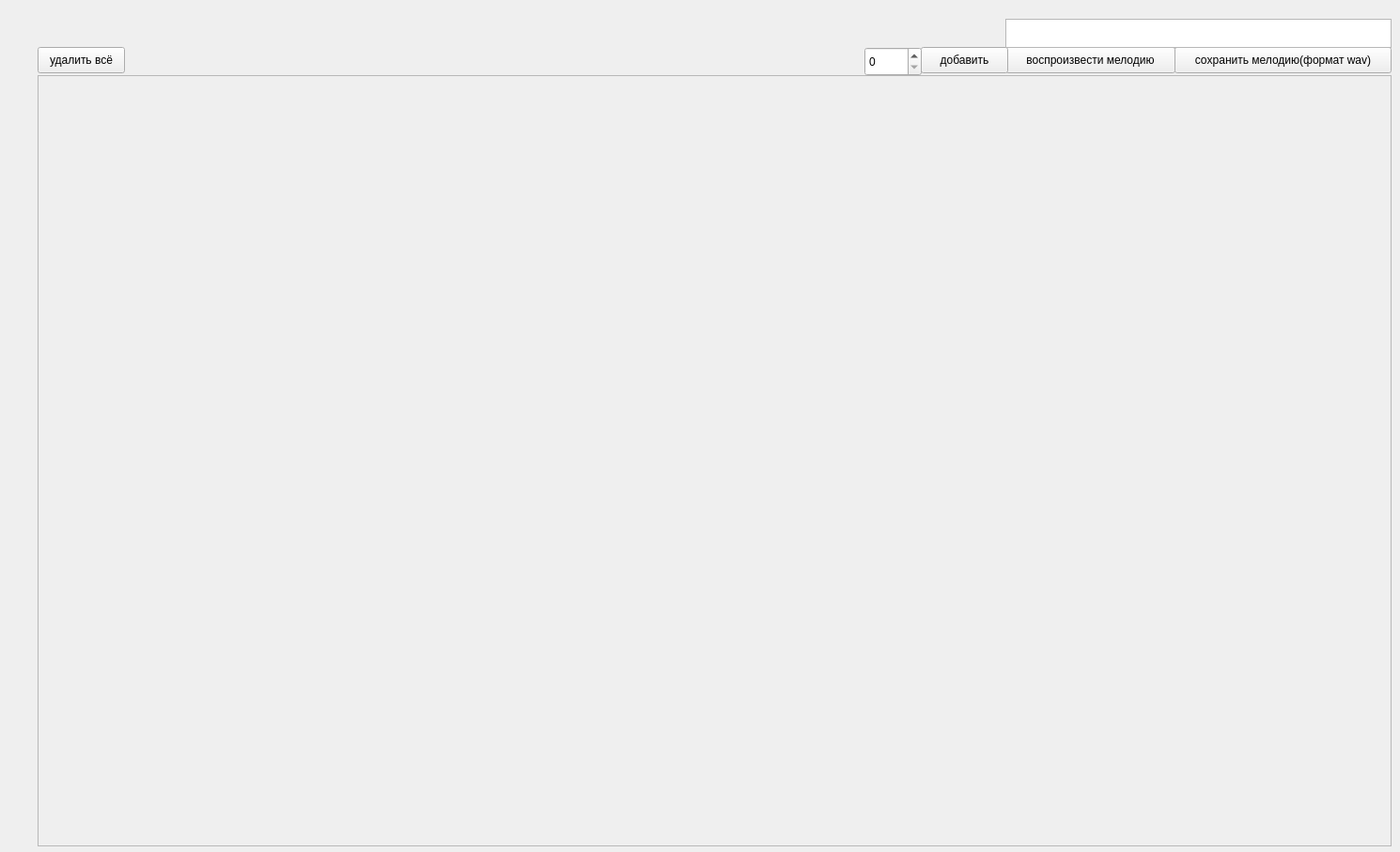
<?xml version="1.0" encoding="UTF-8"?>
<ui version="4.0">
 <class>Piano</class>
 <widget class="QWidget" name="Piano">
  <property name="geometry">
   <rect>
    <x>0</x>
    <y>0</y>
    <width>1490</width>
    <height>907</height>
   </rect>
  </property>
  <property name="windowTitle">
   <string>Form</string>
  </property>
  <widget class="QScrollArea" name="scrollArea">
   <property name="geometry">
    <rect>
     <x>40</x>
     <y>80</y>
     <width>1441</width>
     <height>821</height>
    </rect>
   </property>
   <property name="widgetResizable">
    <bool>true</bool>
   </property>
   <widget class="QWidget" name="scrollAreaWidgetContents">
    <property name="geometry">
     <rect>
      <x>0</x>
      <y>0</y>
      <width>1439</width>
      <height>819</height>
     </rect>
    </property>
    <layout class="QGridLayout" name="gridLayout"/>
   </widget>
  </widget>
  <widget class="QPushButton" name="del_all">
   <property name="geometry">
    <rect>
     <x>40</x>
     <y>50</y>
     <width>93</width>
     <height>28</height>
    </rect>
   </property>
   <property name="text">
    <string>удалить всё</string>
   </property>
  </widget>
  <widget class="QPushButton" name="play_melody">
   <property name="geometry">
    <rect>
     <x>1070</x>
     <y>50</y>
     <width>181</width>
     <height>28</height>
    </rect>
   </property>
   <property name="text">
    <string>воспроизвести мелодию</string>
   </property>
  </widget>
  <widget class="QPushButton" name="cells">
   <property name="geometry">
    <rect>
     <x>980</x>
     <y>50</y>
     <width>93</width>
     <height>28</height>
    </rect>
   </property>
   <property name="text">
    <string>добавить</string>
   </property>
  </widget>
  <widget class="QSpinBox" name="count_cells">
   <property name="geometry">
    <rect>
     <x>920</x>
     <y>50</y>
     <width>61</width>
     <height>31</height>
    </rect>
   </property>
   <property name="minimumSize">
    <size>
     <width>42</width>
     <height>22</height>
    </size>
   </property>
  </widget>
  <widget class="QPushButton" name="YES">
   <property name="geometry">
    <rect>
     <x>1250</x>
     <y>50</y>
     <width>231</width>
     <height>28</height>
    </rect>
   </property>
   <property name="text">
    <string>соxранить мелодию(формат wav)</string>
   </property>
  </widget>
  <widget class="QTextEdit" name="error">
   <property name="geometry">
    <rect>
     <x>1070</x>
     <y>20</y>
     <width>411</width>
     <height>31</height>
    </rect>
   </property>
  </widget>
 </widget>
 <resources/>
 <connections/>
</ui>
